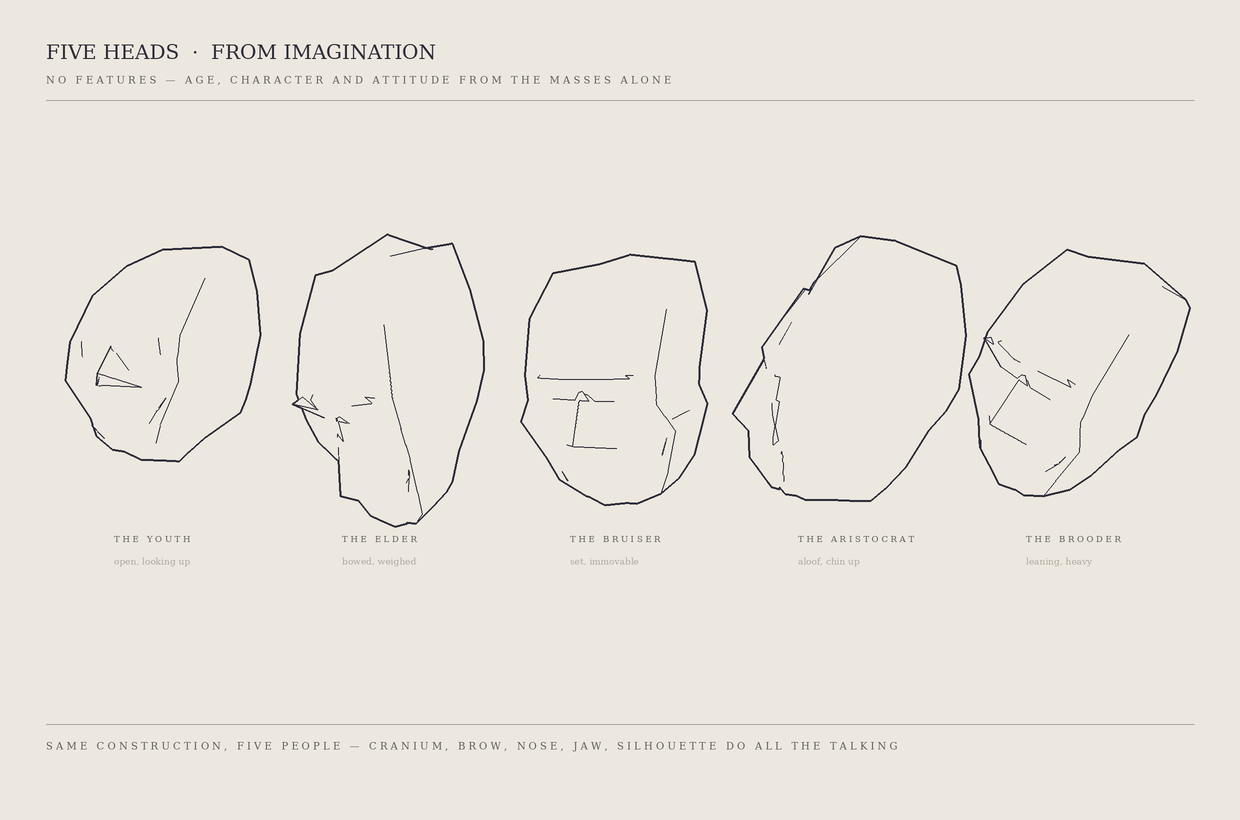

Generate this figure with Python:
"""
FIVE HEADS · FROM IMAGINATION  (Sketch 101, 2026-05-30)
Professor: construction is no longer the bottleneck — it's becoming automatic. The next, much
harder question: "Can you make two correctly-constructed heads FEEL different?" Assignment:
five heads from imagination, same rules (NO value, NO features, NO reference), each a different
AGE, PERSONALITY and ATTITUDE — built from the masses alone: cranial mass, brow, nose, jaw,
silhouette. Character has to come from PROPORTION and SILHOUETTE, not from features.

So the head is now PARAMETRIC: one CHAR dict of knobs (cranium size/width/rear-mass, face
length, jaw width/length, brow projection, nose length/projection, cheekbone width) drives the
same verified solid. Five presets become five people. Line-only renderer from page 6 (heavier
silhouette + thin internal creases + short-edge filter). Pitch sign is correct now
(+pitch = looking up).  [Visual 'weight/leaning' in a tilt is the NEXT lesson, not solved here.]
"""
import os, math
import numpy as np
from PIL import Image, ImageDraw, ImageFont

OUT="/sessions/nifty-keen-cerf/mnt/hessentials/illustration/loomis"
W,H,SS=1240,820,2
PAPER=(237,232,223); INK=(44,44,58); FAINT=(171,168,161); LABEL=(96,94,90)
CREASE=math.radians(62); FOC=380.0

def Rx(a): c,s=math.cos(a),math.sin(a); return np.array([[1,0,0],[0,c,-s],[0,s,c]])
def Ry(a): c,s=math.cos(a),math.sin(a); return np.array([[c,0,s],[0,1,0],[-s,0,c]])
def Rz(a): c,s=math.cos(a),math.sin(a); return np.array([[c,-s,0],[s,c,0],[0,0,1]])
def rad(d): return math.radians(d)
def Av(*p): return np.array(p,float)
def mir(p): return np.array((-p[0],p[1],p[2]),float)

APEX=(0,-130,-30)
RINGS=[
 (-108,42,28,0,-64,-94,52,66),(-60,58,60,2,-72,-110,58,75),(-6,74,78,10,-68,-114,60,78),
 (18,60,76,14,-60,-104,60,78),(40,64,72,12,-46,-94,64,72),(80,62,54,6,-22,-76,47,55),
 (104,54,48,10,-8,-60,40,44),(120,46,42,13,2,-46,20,22)]
BASE=(0,128,20)
def ring_verts(r):
    y,zf,zc,zs,zb,zbk,ax,wx=r
    return [Av(0,y,zf),Av(ax,y,zc),Av(wx,y,zs),Av(ax,y,zb),Av(0,y,zbk),Av(-ax,y,zb),Av(-wx,y,zs),Av(-ax,y,zc)]
V={
 'hair_c':(0,-64,64),'hair_o':(60,-52,32),
 'browC_c':(0,-5,95),'browC_r':(42,-5,89),'browC_o':(60,-2,60),
 'browU_c':(0,15,79),'browU_r':(38,15,75),'browU_o':(56,15,51),
 'skBot_r':(50,33,59),'skMedB_r':(22,35,71),
 'nRoot_c':(0,5,86),'nTip_c':(0,52,100),'nSide_r':(13,35,80),'nWing_r':(25,60,74),'nBase_c':(0,63,83),
 'zygo_r':(60,32,64),'cheekE_r':(67,30,22),'cheekL_r':(44,66,58),'mC_r':(30,82,66),
 'lipB_c':(0,94,80),'lipB_r':(22,93,70),
 'chT_c':(0,104,70),'chT_r':(18,104,60),'ch_c':(0,120,54),'ch_r':(13,118,48),
}
MASK=[
 ['hair_c','hair_o','browC_o','browC_c'],
 ['browC_c','browC_r','browU_r','browU_c'], ['browC_r','browC_o','browU_o','browU_r'],
 ['browU_c','browU_r','skMedB_r','nRoot_c'], ['browU_r','browU_o','skBot_r','skMedB_r'],
 ['nRoot_c','nTip_c','nSide_r'], ['nSide_r','nTip_c','nWing_r'], ['nTip_c','nWing_r','nBase_c'],
 ['nRoot_c','nSide_r','skMedB_r'], ['nSide_r','nWing_r','skMedB_r'],
 ['browU_o','cheekE_r','zygo_r'], ['browU_o','zygo_r','skBot_r'],
 ['skBot_r','zygo_r','cheekL_r'], ['skMedB_r','skBot_r','cheekL_r'],
 ['skMedB_r','cheekL_r','mC_r','nWing_r'], ['zygo_r','cheekE_r','cheekL_r'],
 ['nBase_c','nWing_r','mC_r','lipB_r'], ['nBase_c','lipB_r','lipB_c'],
 ['lipB_c','lipB_r','chT_r','chT_c'], ['chT_c','chT_r','ch_r','ch_c'],
 ['lipB_r','mC_r','cheekL_r','chT_r'], ['chT_r','cheekL_r','ch_r'],
]

def make_faces(ch):
    g=lambda k:ch.get(k,1.0)
    cran_h,cran_w,cran_back=g('cran_h'),g('cran_w'),g('cran_back')
    face_h,jaw_w,jaw_h=g('face_h'),g('jaw_w'),g('jaw_h')
    brow,nose_len,nose_proj,cheek=g('brow'),g('nose_len'),g('nose_proj'),g('cheek')
    def ty(y):
        if y<=-6: return y*cran_h
        yy=-6+(y+6)*face_h
        if y>80: yy+=(jaw_h-1.0)*(y-80)*face_h
        return yy
    def xs(y):
        if y<-6: return cran_w
        if y>60: return jaw_w
        if 25<=y<=45: return cheek
        return 1.0
    nR=ty(5)
    def warpV(name,x,y,z):
        nx=x*xs(y); ny=ty(y); nz=z
        if name.startswith('browC'): nz=z+(brow-1)*16
        if name.startswith('browU'): nz=z-(brow-1)*9; ny+= (brow-1)*4
        if name in ('nTip_c','nWing_r','nBase_c','nSide_r'):
            ny=nR+(ty(y)-nR)*nose_len; nz=z+(nose_proj-1)*18
        return (nx,ny,nz)
    def warpR(r):
        y,zf,zc,zs,zb,zbk,ax,wx=r; sc=xs(y); cb=cran_back if y<30 else 1.0
        return (ty(y),zf,zc,zs,zb*cb,zbk*cb,ax*sc,wx*sc)
    Rg=[ring_verts(warpR(r)) for r in RINGS]
    ap=Av(0,-130*cran_h,APEX[2]*cran_back); bs=Av(0,ty(128),BASE[2])
    Vw={n:Av(*warpV(n,*xyz)) for n,xyz in V.items()}
    F=[]
    for j in range(4): F.append(([ap,Rg[0][(2*j+2)%8],Rg[0][2*j+1],Rg[0][2*j]],True))
    for i in range(len(Rg)-1):
        t=Rg[i]; b=Rg[i+1]
        for j in range(8): F.append(([t[j],t[(j+1)%8],b[(j+1)%8],b[j]],True))
    for j in range(4): F.append(([bs,Rg[-1][2*j],Rg[-1][2*j+1],Rg[-1][(2*j+2)%8]],True))
    for keys in MASK:
        pts=[Vw[k] for k in keys]
        F.append((pts,False)); F.append(([mir(p) for p in reversed(pts)],False))
    return F

def newell(poly):
    n=np.zeros(3)
    for i in range(len(poly)):
        a=poly[i]; b=poly[(i+1)%len(poly)]
        n[0]+=(a[1]-b[1])*(a[2]+b[2]); n[1]+=(a[2]-b[2])*(a[0]+b[0]); n[2]+=(a[0]-b[0])*(a[1]+b[1])
    nn=np.linalg.norm(n); return n/nn if nn>1e-9 else n
def keep_long(mask,minpix):
    coords=set(map(tuple,np.argwhere(mask))); visited=set(); out=mask.copy()
    for start in coords:
        if start in visited: continue
        stack=[start]; comp=[]; visited.add(start)
        while stack:
            y,x=stack.pop(); comp.append((y,x))
            for dy in(-1,0,1):
                for dx in(-1,0,1):
                    n=(y+dy,x+dx)
                    if n in coords and n not in visited: visited.add(n); stack.append(n)
        if len(comp)<minpix:
            for y,x in comp: out[y,x]=False
    return out

CANVAS=np.full((H*SS,W*SS,3),PAPER,float)
def raster_head(faces_src,cx,cy,sc,yaw,pitch,roll=0,foc=FOC):
    Rm=Rz(rad(roll))@Ry(rad(yaw))@Rx(rad(pitch)); f=foc
    def proj(p): s=f/(f-p[2]); return (cx+p[0]*sc*s, cy+p[1]*sc*s)
    faces=[]; allx=[]; ally=[]
    for pts,cull in faces_src:
        rp=[Rm@p for p in pts]; nrm=newell(rp)
        if cull and nrm[2]<=0.02: continue
        nf=nrm if nrm[2]>=0 else -nrm
        sxy=[proj(p) for p in rp]; sx=[q[0] for q in sxy]; sy=[q[1] for q in sxy]
        allx+=sx; ally+=sy; faces.append((rp,nf,sx,sy))
    if not faces: return
    pad=4
    x0=max(0,int(min(allx))-pad); y0=max(0,int(min(ally))-pad)
    x1=min(W*SS,int(max(allx))+pad); y1=min(H*SS,int(max(ally))+pad)
    tw,th=x1-x0,y1-y0
    if tw<=0 or th<=0: return
    zbuf=np.full((th,tw),-1e18); fid=np.full((th,tw),-1,int)
    lx=np.arange(tw)[None,:]+x0; ly=np.arange(th)[:,None]+y0
    U=(lx-cx)/(sc*f); Vv=(ly-cy)/(sc*f)
    for k,(rp,nrm,sx,sy) in enumerate(faces):
        m=Image.new('L',(tw,th),0)
        ImageDraw.Draw(m).polygon([(sx[i]-x0,sy[i]-y0) for i in range(len(sx))],fill=255)
        mask=np.asarray(m)>0
        if not mask.any(): continue
        a,b,c=nrm; d=float(np.dot(nrm,rp[0]))
        G=a*U+b*Vv; den=np.where(np.abs(c-G)<1e-6,1e-6,c-G); z=(d-G*f)/den
        upd=mask&(z>zbuf); zbuf[upd]=z[upd]; fid[upd]=k
    fn=np.array([fc[1] for fc in faces]); fnrm=fn[np.clip(fid,0,len(faces)-1)]
    ct=math.cos(CREASE); e_int=np.zeros((th,tw),bool); e_sil=np.zeros((th,tw),bool)
    def mark(aF,bF,aN,bN,s0,s1):
        diff=aF!=bF; bg=(aF<0)|(bF<0); dot=np.sum(aN*bN,axis=-1)
        sil=diff&bg; inr=diff&(~bg)&(dot<ct)
        e_sil[s0]|=sil; e_sil[s1]|=sil; e_int[s0]|=inr; e_int[s1]|=inr
    mark(fid[:, :-1],fid[:,1:],fnrm[:, :-1],fnrm[:,1:],np.s_[:, :-1],np.s_[:,1:])
    mark(fid[:-1,:],fid[1:,:],fnrm[:-1,:],fnrm[1:,:],np.s_[:-1,:],np.s_[1:,:])
    e_int=keep_long(e_int,32)
    s=e_sil.copy()
    s[:, :-1]|=e_sil[:,1:]; s[:,1:]|=e_sil[:, :-1]; s[:-1,:]|=e_sil[1:,:]; s[1:,:]|=e_sil[:-1,:]
    reg=CANVAS[y0:y1,x0:x1]; reg[e_int]=np.array(INK,float); reg[s]=np.array(INK,float)

# ---- five people, built from the masses ----
PEOPLE=[
 ('the youth','open, looking up',
   dict(cran_h=1.04,cran_w=1.10,face_h=0.76,jaw_w=0.82,jaw_h=0.80,brow=0.45,nose_len=0.72,nose_proj=0.72,cheek=0.96),
   dict(yaw=-34,pitch=16,roll=0)),
 ('the elder','bowed, weighed',
   dict(cran_w=0.90,cran_back=1.12,face_h=1.18,jaw_w=0.86,jaw_h=1.04,brow=1.45,nose_len=1.22,nose_proj=1.28,cheek=0.90),
   dict(yaw=-40,pitch=-20,roll=0)),
 ('the bruiser','set, immovable',
   dict(cran_w=1.12,cran_h=0.92,face_h=0.96,jaw_w=1.28,jaw_h=1.0,brow=1.55,nose_len=0.94,nose_proj=1.12,cheek=1.14),
   dict(yaw=-24,pitch=-6,roll=0)),
 ('the aristocrat','aloof, chin up',
   dict(cran_w=0.86,cran_h=1.08,cran_back=1.05,face_h=1.06,jaw_w=0.80,jaw_h=0.90,brow=0.70,nose_len=1.12,nose_proj=1.18,cheek=1.0),
   dict(yaw=-76,pitch=12,roll=0)),
 ('the brooder','leaning, heavy',
   dict(cran_w=1.0,cran_h=0.95,face_h=1.0,jaw_w=1.10,jaw_h=1.0,brow=1.55,nose_len=1.0,nose_proj=1.05,cheek=1.06),
   dict(yaw=-28,pitch=-12,roll=30)),
]
cols=[168,396,624,852,1080]; cy=372; SCALE=1.0
for i,(name,att,ch,rot) in enumerate(PEOPLE):
    raster_head(make_faces(ch),cols[i]*SS,cy*SS,SCALE*SS,**rot)

img=Image.fromarray(np.clip(CANVAS,0,255).astype(np.uint8)); D=ImageDraw.Draw(img)
def font(px):
    try: return ImageFont.truetype('/usr/share/fonts/truetype/dejavu/DejaVuSerif.ttf',int(px*SS))
    except: return ImageFont.load_default()
F_TTL=font(20); F_SM=font(8.5); F_IT=font(9); F_CAP=font(10)
def caps(s): return ' '.join(s.upper())
D.text((46*SS,40*SS),'FIVE HEADS  ·  FROM IMAGINATION',fill=INK,font=F_TTL)
D.text((46*SS,74*SS),caps('no features — age, character and attitude from the masses alone'),fill=LABEL,font=F_CAP)
D.line([(46*SS,100*SS),(1194*SS,100*SS)],fill=FAINT,width=max(1,int(1*SS)))
for i,(name,att,ch,rot) in enumerate(PEOPLE):
    D.text((cols[i]*SS-54*SS,(cy+162)*SS),caps(name),fill=LABEL,font=F_SM)
    D.text((cols[i]*SS-54*SS,(cy+184)*SS),att,fill=FAINT,font=F_IT)
D.line([(46*SS,724*SS),(1194*SS,724*SS)],fill=FAINT,width=max(1,int(1*SS)))
D.text((46*SS,740*SS),caps('same construction, five people — cranium, brow, nose, jaw, silhouette do all the talking'),fill=LABEL,font=F_CAP)
out=img.resize((W,H),Image.LANCZOS); os.makedirs(OUT,exist_ok=True)
out.save(f'{OUT}/head_five_character.png'); print('done',out.size)
